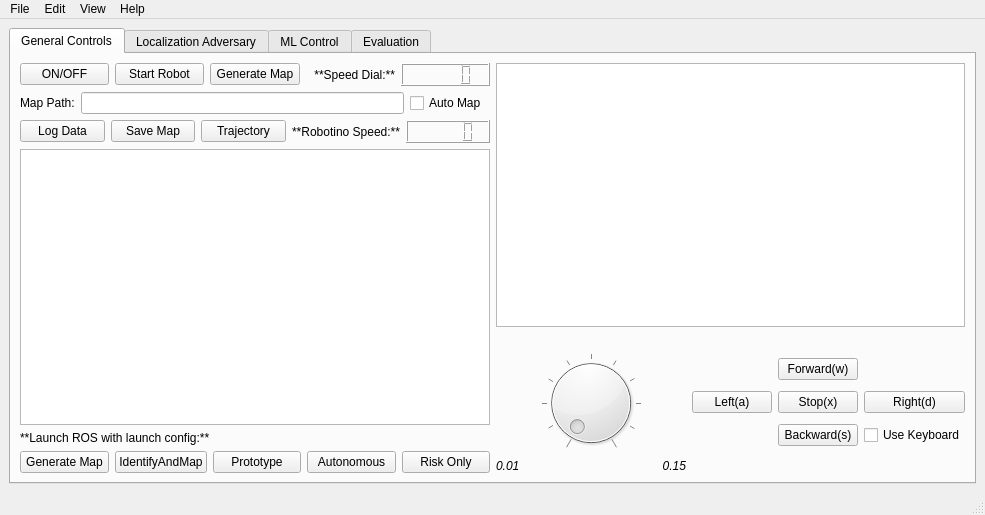
<?xml version="1.0" encoding="UTF-8"?>
<ui version="4.0">
 <class>MainWindow</class>
 <widget class="QMainWindow" name="MainWindow">
  <property name="geometry">
   <rect>
    <x>0</x>
    <y>0</y>
    <width>985</width>
    <height>515</height>
   </rect>
  </property>
  <property name="windowTitle">
   <string>MainWindow</string>
  </property>
  <property name="windowOpacity">
   <double>1.000000000000000</double>
  </property>
  <property name="autoFillBackground">
   <bool>false</bool>
  </property>
  <property name="styleSheet">
   <string notr="true"/>
  </property>
  <widget class="QWidget" name="centralwidget">
   <property name="styleSheet">
    <string notr="true">#centralwidget{
background-image: url(src/gui/ml_rl_background.jpeg)
}</string>
   </property>
   <layout class="QVBoxLayout" name="verticalLayout">
    <item>
     <widget class="QTabWidget" name="tabWidget">
      <property name="font">
       <font>
        <kerning>true</kerning>
       </font>
      </property>
      <property name="autoFillBackground">
       <bool>false</bool>
      </property>
      <property name="styleSheet">
       <string notr="true"/>
      </property>
      <property name="currentIndex">
       <number>0</number>
      </property>
      <widget class="QWidget" name="tab">
       <attribute name="title">
        <string>General Controls</string>
       </attribute>
       <layout class="QGridLayout" name="gridLayout">
        <item row="10" column="2">
         <layout class="QHBoxLayout" name="horizontalLayout_12">
          <item>
           <layout class="QVBoxLayout" name="verticalLayout_12">
            <item>
             <widget class="QTextEdit" name="info_box">
              <property name="font">
               <font>
                <italic>false</italic>
               </font>
              </property>
              <property name="acceptDrops">
               <bool>true</bool>
              </property>
              <property name="readOnly">
               <bool>true</bool>
              </property>
             </widget>
            </item>
            <item>
             <widget class="QLabel" name="logo_ias">
              <property name="autoFillBackground">
               <bool>false</bool>
              </property>
              <property name="styleSheet">
               <string notr="true"/>
              </property>
              <property name="text">
               <string/>
              </property>
              <property name="pixmap">
               <pixmap>../../../../../../.designer/backup/IAS_logo_small.png</pixmap>
              </property>
              <property name="alignment">
               <set>Qt::AlignCenter</set>
              </property>
              <property name="wordWrap">
               <bool>false</bool>
              </property>
             </widget>
            </item>
            <item>
             <layout class="QGridLayout" name="gridLayout_5">
              <item row="1" column="0">
               <widget class="QDial" name="speed_dial">
                <property name="font">
                 <font>
                  <pointsize>11</pointsize>
                 </font>
                </property>
                <property name="autoFillBackground">
                 <bool>false</bool>
                </property>
                <property name="maximum">
                 <number>10</number>
                </property>
                <property name="singleStep">
                 <number>1</number>
                </property>
                <property name="pageStep">
                 <number>10</number>
                </property>
                <property name="value">
                 <number>0</number>
                </property>
                <property name="sliderPosition">
                 <number>0</number>
                </property>
                <property name="tracking">
                 <bool>true</bool>
                </property>
                <property name="orientation">
                 <enum>Qt::Horizontal</enum>
                </property>
                <property name="wrapping">
                 <bool>false</bool>
                </property>
                <property name="notchesVisible">
                 <bool>true</bool>
                </property>
               </widget>
              </item>
              <item row="2" column="0">
               <layout class="QHBoxLayout" name="horizontalLayout_11">
                <item>
                 <widget class="QLabel" name="Speed_3">
                  <property name="enabled">
                   <bool>true</bool>
                  </property>
                  <property name="font">
                   <font>
                    <pointsize>9</pointsize>
                    <italic>true</italic>
                    <kerning>true</kerning>
                   </font>
                  </property>
                  <property name="text">
                   <string>0.01</string>
                  </property>
                 </widget>
                </item>
                <item>
                 <widget class="QLabel" name="Speed_4">
                  <property name="font">
                   <font>
                    <pointsize>9</pointsize>
                    <italic>true</italic>
                   </font>
                  </property>
                  <property name="text">
                   <string>0.15</string>
                  </property>
                  <property name="alignment">
                   <set>Qt::AlignRight|Qt::AlignTrailing|Qt::AlignVCenter</set>
                  </property>
                 </widget>
                </item>
               </layout>
              </item>
              <item row="1" column="1">
               <layout class="QGridLayout" name="gridLayout_4">
                <item row="2" column="1">
                 <widget class="QPushButton" name="Backward">
                  <property name="text">
                   <string>Backward(s)</string>
                  </property>
                 </widget>
                </item>
                <item row="1" column="0">
                 <widget class="QPushButton" name="Left">
                  <property name="text">
                   <string>Left(a)</string>
                  </property>
                 </widget>
                </item>
                <item row="0" column="1">
                 <widget class="QPushButton" name="Foward">
                  <property name="text">
                   <string>Forward(w)</string>
                  </property>
                 </widget>
                </item>
                <item row="1" column="1">
                 <widget class="QPushButton" name="Break">
                  <property name="text">
                   <string>Stop(x)</string>
                  </property>
                 </widget>
                </item>
                <item row="1" column="2">
                 <widget class="QPushButton" name="Right">
                  <property name="text">
                   <string>Right(d)</string>
                  </property>
                 </widget>
                </item>
                <item row="2" column="2">
                 <widget class="QCheckBox" name="use_keyboard_chk">
                  <property name="text">
                   <string>Use Keyboard</string>
                  </property>
                 </widget>
                </item>
               </layout>
              </item>
             </layout>
            </item>
           </layout>
          </item>
         </layout>
        </item>
        <item row="10" column="0">
         <layout class="QVBoxLayout" name="verticalLayout_5">
          <item>
           <layout class="QHBoxLayout" name="horizontalLayout_8">
            <item>
             <widget class="QPushButton" name="on_off_btn">
              <property name="autoFillBackground">
               <bool>false</bool>
              </property>
              <property name="text">
               <string>ON/OFF</string>
              </property>
             </widget>
            </item>
            <item>
             <widget class="QPushButton" name="start_rob_btn">
              <property name="text">
               <string>Start Robot</string>
              </property>
             </widget>
            </item>
            <item>
             <widget class="QPushButton" name="gen_map_btn">
              <property name="text">
               <string>Generate Map</string>
              </property>
             </widget>
            </item>
            <item>
             <widget class="QLabel" name="label">
              <property name="text">
               <string>**Speed Dial:**</string>
              </property>
              <property name="textFormat">
               <enum>Qt::MarkdownText</enum>
              </property>
              <property name="alignment">
               <set>Qt::AlignRight|Qt::AlignTrailing|Qt::AlignVCenter</set>
              </property>
             </widget>
            </item>
            <item>
             <widget class="QLCDNumber" name="speed_lcd"/>
            </item>
           </layout>
          </item>
          <item>
           <layout class="QHBoxLayout" name="horizontalLayout_7">
            <item>
             <widget class="QLabel" name="Speed_2">
              <property name="text">
               <string>Map Path:</string>
              </property>
             </widget>
            </item>
            <item>
             <widget class="QLineEdit" name="path_to_map"/>
            </item>
            <item>
             <widget class="QCheckBox" name="Auto_map_chk">
              <property name="text">
               <string>Auto Map </string>
              </property>
             </widget>
            </item>
           </layout>
          </item>
          <item>
           <layout class="QHBoxLayout" name="horizontalLayout_4">
            <item>
             <widget class="QPushButton" name="log_data_btn">
              <property name="text">
               <string>Log Data</string>
              </property>
             </widget>
            </item>
            <item>
             <widget class="QPushButton" name="save_map_btn">
              <property name="text">
               <string>Save Map</string>
              </property>
             </widget>
            </item>
            <item>
             <widget class="QPushButton" name="traj_btn">
              <property name="text">
               <string>Trajectory</string>
              </property>
             </widget>
            </item>
            <item>
             <widget class="QLabel" name="label_2">
              <property name="text">
               <string>**Robotino Speed:**</string>
              </property>
              <property name="textFormat">
               <enum>Qt::MarkdownText</enum>
              </property>
              <property name="alignment">
               <set>Qt::AlignRight|Qt::AlignTrailing|Qt::AlignVCenter</set>
              </property>
             </widget>
            </item>
            <item>
             <widget class="QLCDNumber" name="speed_real"/>
            </item>
           </layout>
          </item>
          <item>
           <widget class="QGraphicsView" name="map_display"/>
          </item>
          <item>
           <widget class="QLabel" name="label_3">
            <property name="text">
             <string>**Launch ROS with launch config:**</string>
            </property>
            <property name="textFormat">
             <enum>Qt::MarkdownText</enum>
            </property>
           </widget>
          </item>
          <item>
           <layout class="QHBoxLayout" name="horizontalLayout_9">
            <item>
             <widget class="QPushButton" name="btn_start_generateMap">
              <property name="text">
               <string>Generate Map</string>
              </property>
             </widget>
            </item>
            <item>
             <widget class="QPushButton" name="btn_start_identifyAndMap">
              <property name="text">
               <string>IdentifyAndMap</string>
              </property>
             </widget>
            </item>
            <item>
             <widget class="QPushButton" name="btn_start_prototype">
              <property name="text">
               <string>Prototype</string>
              </property>
             </widget>
            </item>
            <item>
             <widget class="QPushButton" name="btn_start_autonomous">
              <property name="text">
               <string>Autonomous</string>
              </property>
             </widget>
            </item>
            <item>
             <widget class="QPushButton" name="btn_start_risk">
              <property name="text">
               <string>Risk Only</string>
              </property>
             </widget>
            </item>
           </layout>
          </item>
          <item>
           <layout class="QVBoxLayout" name="verticalLayout_4"/>
          </item>
         </layout>
        </item>
       </layout>
      </widget>
      <widget class="QWidget" name="tab_2">
       <attribute name="title">
        <string>Localization Adversary</string>
       </attribute>
       <layout class="QVBoxLayout" name="verticalLayout_8">
        <item>
         <widget class="QGroupBox" name="groupBox">
          <property name="title">
           <string>Reinforcment Learning</string>
          </property>
          <layout class="QVBoxLayout" name="verticalLayout_7">
           <item>
            <layout class="QHBoxLayout" name="horizontalLayout">
             <item>
              <layout class="QGridLayout" name="gridLayout_3" rowstretch="0,0">
               <property name="sizeConstraint">
                <enum>QLayout::SetDefaultConstraint</enum>
               </property>
               <property name="horizontalSpacing">
                <number>6</number>
               </property>
               <item row="1" column="2">
                <layout class="QVBoxLayout" name="verticalLayout_2">
                 <item>
                  <widget class="QCheckBox" name="combined_ida_and_brute">
                   <property name="text">
                    <string>Combined Evaluation</string>
                   </property>
                  </widget>
                 </item>
                 <item>
                  <widget class="QComboBox" name="tree_selector"/>
                 </item>
                 <item>
                  <widget class="QComboBox" name="shape_selector">
                   <property name="enabled">
                    <bool>true</bool>
                   </property>
                  </widget>
                 </item>
                </layout>
               </item>
               <item row="1" column="0">
                <widget class="QPushButton" name="virtual_obj_btn">
                 <property name="minimumSize">
                  <size>
                   <width>190</width>
                   <height>90</height>
                  </size>
                 </property>
                 <property name="text">
                  <string>Virtual Objects</string>
                 </property>
                </widget>
               </item>
               <item row="0" column="1">
                <widget class="QPushButton" name="Test_btn">
                 <property name="minimumSize">
                  <size>
                   <width>190</width>
                   <height>90</height>
                  </size>
                 </property>
                 <property name="text">
                  <string>Test</string>
                 </property>
                </widget>
               </item>
               <item row="0" column="2">
                <widget class="QPushButton" name="stop_train_test">
                 <property name="minimumSize">
                  <size>
                   <width>190</width>
                   <height>90</height>
                  </size>
                 </property>
                 <property name="text">
                  <string>Stop RL</string>
                 </property>
                </widget>
               </item>
               <item row="1" column="1">
                <widget class="QPushButton" name="close_window_btn">
                 <property name="minimumSize">
                  <size>
                   <width>190</width>
                   <height>90</height>
                  </size>
                 </property>
                 <property name="text">
                  <string>Close Windows</string>
                 </property>
                </widget>
               </item>
               <item row="0" column="0">
                <widget class="QPushButton" name="Train">
                 <property name="minimumSize">
                  <size>
                   <width>190</width>
                   <height>90</height>
                  </size>
                 </property>
                 <property name="text">
                  <string>Train</string>
                 </property>
                 <property name="iconSize">
                  <size>
                   <width>16</width>
                   <height>16</height>
                  </size>
                 </property>
                 <property name="flat">
                  <bool>false</bool>
                 </property>
                </widget>
               </item>
              </layout>
             </item>
             <item>
              <widget class="QTextEdit" name="info_box_rl">
               <property name="font">
                <font>
                 <italic>false</italic>
                </font>
               </property>
               <property name="acceptDrops">
                <bool>true</bool>
               </property>
               <property name="readOnly">
                <bool>true</bool>
               </property>
              </widget>
             </item>
            </layout>
           </item>
          </layout>
         </widget>
        </item>
        <item>
         <widget class="QGroupBox" name="groupBox_2">
          <property name="autoFillBackground">
           <bool>false</bool>
          </property>
          <property name="title">
           <string>Machine Learning</string>
          </property>
          <layout class="QVBoxLayout" name="verticalLayout_6">
           <item>
            <layout class="QVBoxLayout" name="verticalLayout_3">
             <item>
              <layout class="QHBoxLayout" name="horizontalLayout_2">
               <item>
                <widget class="QPushButton" name="ML_train">
                 <property name="text">
                  <string>Train</string>
                 </property>
                </widget>
               </item>
               <item>
                <widget class="QPushButton" name="ML_test">
                 <property name="text">
                  <string>Test</string>
                 </property>
                </widget>
               </item>
               <item>
                <widget class="QPushButton" name="ML_autolabel">
                 <property name="text">
                  <string>Auto Label</string>
                 </property>
                </widget>
               </item>
               <item>
                <widget class="QComboBox" name="ml_algo_selector"/>
               </item>
              </layout>
             </item>
             <item>
              <widget class="QTextEdit" name="info_box_ml">
               <property name="font">
                <font>
                 <italic>false</italic>
                </font>
               </property>
               <property name="acceptDrops">
                <bool>true</bool>
               </property>
               <property name="readOnly">
                <bool>true</bool>
               </property>
              </widget>
             </item>
            </layout>
           </item>
          </layout>
         </widget>
        </item>
       </layout>
      </widget>
      <widget class="QWidget" name="tab_4">
       <attribute name="title">
        <string>ML Control</string>
       </attribute>
       <layout class="QGridLayout" name="gridLayout_6">
        <item row="0" column="0">
         <layout class="QVBoxLayout" name="verticalLayout_13">
          <item>
           <widget class="QCheckBox" name="checkBox">
            <property name="text">
             <string>Localization</string>
            </property>
           </widget>
          </item>
          <item>
           <widget class="QCheckBox" name="checkBox_2">
            <property name="text">
             <string>Object</string>
            </property>
           </widget>
          </item>
          <item>
           <widget class="QPushButton" name="custom_ml">
            <property name="text">
             <string>Start</string>
            </property>
           </widget>
          </item>
         </layout>
        </item>
       </layout>
      </widget>
      <widget class="QWidget" name="tab_7">
       <attribute name="title">
        <string>Evaluation</string>
       </attribute>
       <layout class="QVBoxLayout" name="verticalLayout_10">
        <item>
         <layout class="QVBoxLayout" name="verticalLayout_9">
          <item>
           <widget class="QLabel" name="label_4">
            <property name="text">
             <string>## Manual Control</string>
            </property>
            <property name="textFormat">
             <enum>Qt::MarkdownText</enum>
            </property>
           </widget>
          </item>
          <item>
           <layout class="QGridLayout" name="gridLayout_2">
            <item row="2" column="0">
             <widget class="QLabel" name="label_11">
              <property name="text">
               <string>### Risk estimation</string>
              </property>
              <property name="textFormat">
               <enum>Qt::MarkdownText</enum>
              </property>
             </widget>
            </item>
            <item row="1" column="2">
             <widget class="QPushButton" name="pushButton_driveToWS">
              <property name="text">
               <string>Send Command</string>
              </property>
             </widget>
            </item>
            <item row="1" column="3">
             <widget class="QLabel" name="label_7">
              <property name="text">
               <string>Coordinate</string>
              </property>
             </widget>
            </item>
            <item row="3" column="4">
             <widget class="QComboBox" name="comboBox_errDistrDistPath">
              <property name="currentText">
               <string/>
              </property>
              <property name="currentIndex">
               <number>-1</number>
              </property>
              <property name="placeholderText">
               <string>Path error distribution distance</string>
              </property>
             </widget>
            </item>
            <item row="1" column="4">
             <layout class="QHBoxLayout" name="horizontalLayout_3">
              <item>
               <widget class="QLabel" name="label_8">
                <property name="text">
                 <string>x:</string>
                </property>
               </widget>
              </item>
              <item>
               <widget class="QSpinBox" name="spinBox_xMan"/>
              </item>
              <item>
               <widget class="QLabel" name="label_9">
                <property name="text">
                 <string>y:</string>
                </property>
               </widget>
              </item>
              <item>
               <widget class="QSpinBox" name="spinBox_yMan"/>
              </item>
             </layout>
            </item>
            <item row="1" column="0">
             <widget class="QLabel" name="label_6">
              <property name="text">
               <string>Workstation:</string>
              </property>
             </widget>
            </item>
            <item row="3" column="1">
             <widget class="QSpinBox" name="spinBox_nrOfRuns"/>
            </item>
            <item row="3" column="3">
             <widget class="QCheckBox" name="checkBox_errorDIst">
              <property name="text">
               <string>Use own error distribution</string>
              </property>
             </widget>
            </item>
            <item row="1" column="5">
             <widget class="QPushButton" name="pushButton_driveToCor">
              <property name="text">
               <string>Send Command</string>
              </property>
             </widget>
            </item>
            <item row="3" column="0">
             <widget class="QLabel" name="label_12">
              <property name="text">
               <string>Number of runs:</string>
              </property>
             </widget>
            </item>
            <item row="1" column="1">
             <widget class="QSpinBox" name="spinBox_wsId"/>
            </item>
            <item row="0" column="0">
             <widget class="QLabel" name="label_5">
              <property name="text">
               <string>### Drive to </string>
              </property>
              <property name="textFormat">
               <enum>Qt::MarkdownText</enum>
              </property>
             </widget>
            </item>
            <item row="3" column="2">
             <widget class="QPushButton" name="pushButton">
              <property name="text">
               <string>Estimate obstacle risk</string>
              </property>
             </widget>
            </item>
            <item row="4" column="4">
             <widget class="QComboBox" name="comboBox_errDistrANglePath">
              <property name="placeholderText">
               <string>Path error distribution angles</string>
              </property>
             </widget>
            </item>
           </layout>
          </item>
          <item>
           <widget class="QLabel" name="label_10">
            <property name="text">
             <string>### Enable features</string>
            </property>
            <property name="textFormat">
             <enum>Qt::MarkdownText</enum>
            </property>
           </widget>
          </item>
          <item>
           <layout class="QHBoxLayout" name="horizontalLayout_6">
            <item>
             <widget class="QCheckBox" name="checkBox_LIDAR">
              <property name="text">
               <string>LIDAR</string>
              </property>
             </widget>
            </item>
            <item>
             <widget class="QCheckBox" name="checkBox_freezeObjects">
              <property name="text">
               <string>Freeze Objects</string>
              </property>
             </widget>
            </item>
            <item>
             <widget class="QCheckBox" name="checkBox_qrScanner">
              <property name="text">
               <string>Scan QR Codes</string>
              </property>
             </widget>
            </item>
            <item>
             <widget class="QCheckBox" name="checkBox_bruteforce">
              <property name="text">
               <string>Bruteforce risk estimation</string>
              </property>
             </widget>
            </item>
            <item>
             <widget class="QCheckBox" name="checkBox_baselineRisk">
              <property name="text">
               <string>Baseline risk estimation</string>
              </property>
             </widget>
            </item>
           </layout>
          </item>
         </layout>
        </item>
        <item>
         <spacer name="verticalSpacer">
          <property name="orientation">
           <enum>Qt::Vertical</enum>
          </property>
          <property name="sizeHint" stdset="0">
           <size>
            <width>20</width>
            <height>40</height>
           </size>
          </property>
         </spacer>
        </item>
       </layout>
      </widget>
     </widget>
    </item>
   </layout>
  </widget>
  <widget class="QMenuBar" name="menubar">
   <property name="geometry">
    <rect>
     <x>0</x>
     <y>0</y>
     <width>985</width>
     <height>25</height>
    </rect>
   </property>
   <widget class="QMenu" name="menuFile">
    <property name="title">
     <string>File</string>
    </property>
    <addaction name="actionOpen_Map"/>
    <addaction name="actionSave_Map"/>
   </widget>
   <widget class="QMenu" name="menuEdit">
    <property name="title">
     <string>Edit</string>
    </property>
    <addaction name="actionUndo"/>
    <addaction name="actionRedo_Ctrl_Y"/>
    <addaction name="separator"/>
    <addaction name="actionCut_Ctrl_X"/>
    <addaction name="actionCopy_Ctrl_C"/>
    <addaction name="actionPaste_Ctrl_V"/>
   </widget>
   <widget class="QMenu" name="menuView">
    <property name="title">
     <string>View</string>
    </property>
   </widget>
   <widget class="QMenu" name="menuHelp">
    <property name="title">
     <string>Help</string>
    </property>
    <addaction name="actionInfo"/>
    <addaction name="actionTutorial"/>
   </widget>
   <addaction name="menuFile"/>
   <addaction name="menuEdit"/>
   <addaction name="menuView"/>
   <addaction name="menuHelp"/>
  </widget>
  <widget class="QStatusBar" name="statusbar"/>
  <action name="actionOpen_Map">
   <property name="text">
    <string>Open Map</string>
   </property>
   <property name="shortcut">
    <string>Ctrl+O</string>
   </property>
  </action>
  <action name="actionSave_Map">
   <property name="text">
    <string>Save Map</string>
   </property>
   <property name="shortcut">
    <string>Ctrl+S</string>
   </property>
  </action>
  <action name="actionUndo">
   <property name="text">
    <string>Undo    Ctrl+Z</string>
   </property>
  </action>
  <action name="actionRedo_Ctrl_Y">
   <property name="text">
    <string>Redo    Ctrl+Y</string>
   </property>
  </action>
  <action name="actionCut_Ctrl_X">
   <property name="text">
    <string>Cut       Ctrl+X</string>
   </property>
  </action>
  <action name="actionCopy_Ctrl_C">
   <property name="text">
    <string>Copy    Ctrl+C</string>
   </property>
  </action>
  <action name="actionPaste_Ctrl_V">
   <property name="text">
    <string>Paste   Ctrl+V</string>
   </property>
  </action>
  <action name="actionInfo">
   <property name="text">
    <string>Info</string>
   </property>
  </action>
  <action name="actionTutorial">
   <property name="text">
    <string>Tutorial</string>
   </property>
  </action>
 </widget>
 <resources/>
 <connections/>
</ui>
